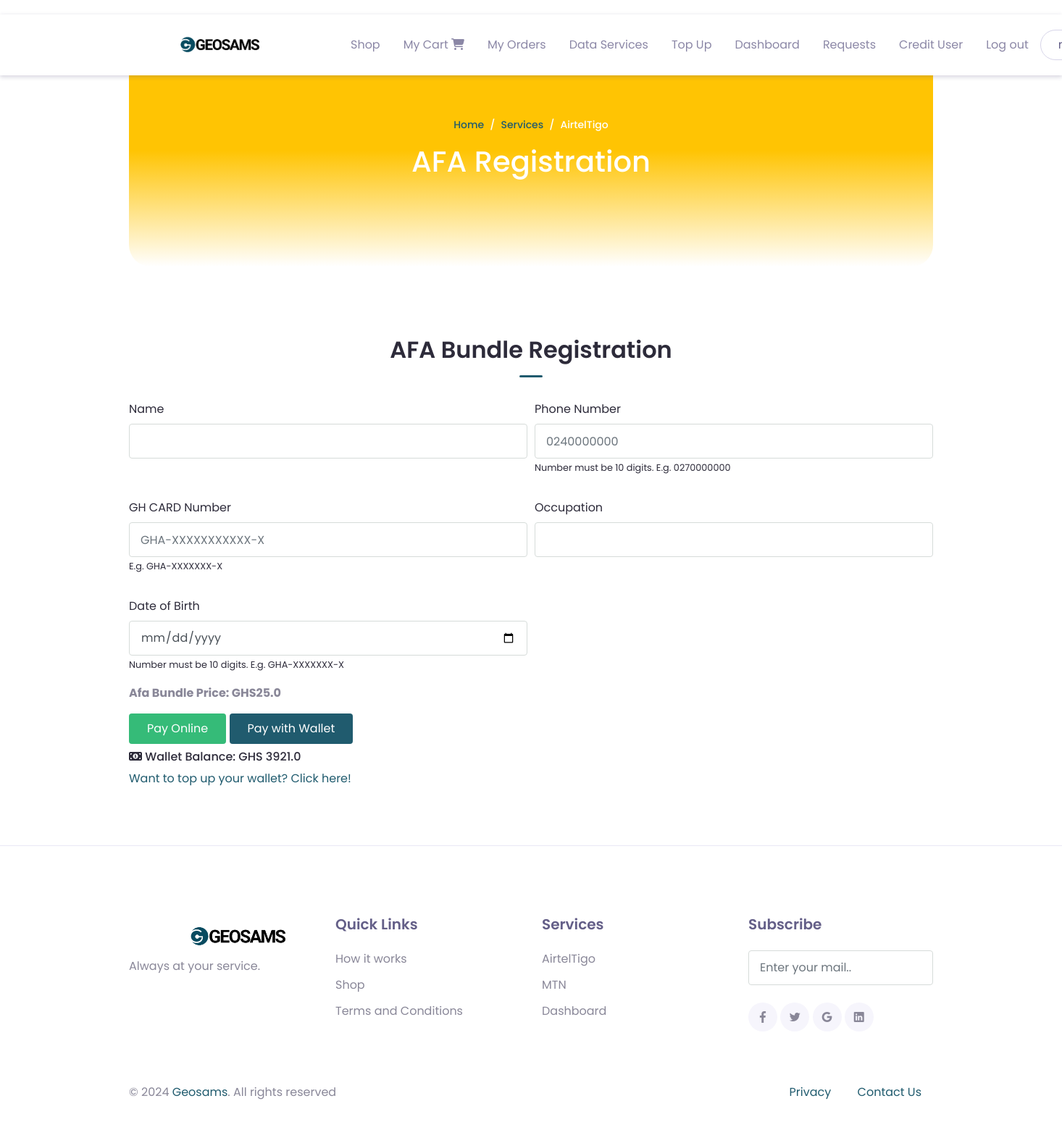
Page /services/afa/ (signed in) on the earlier database version.
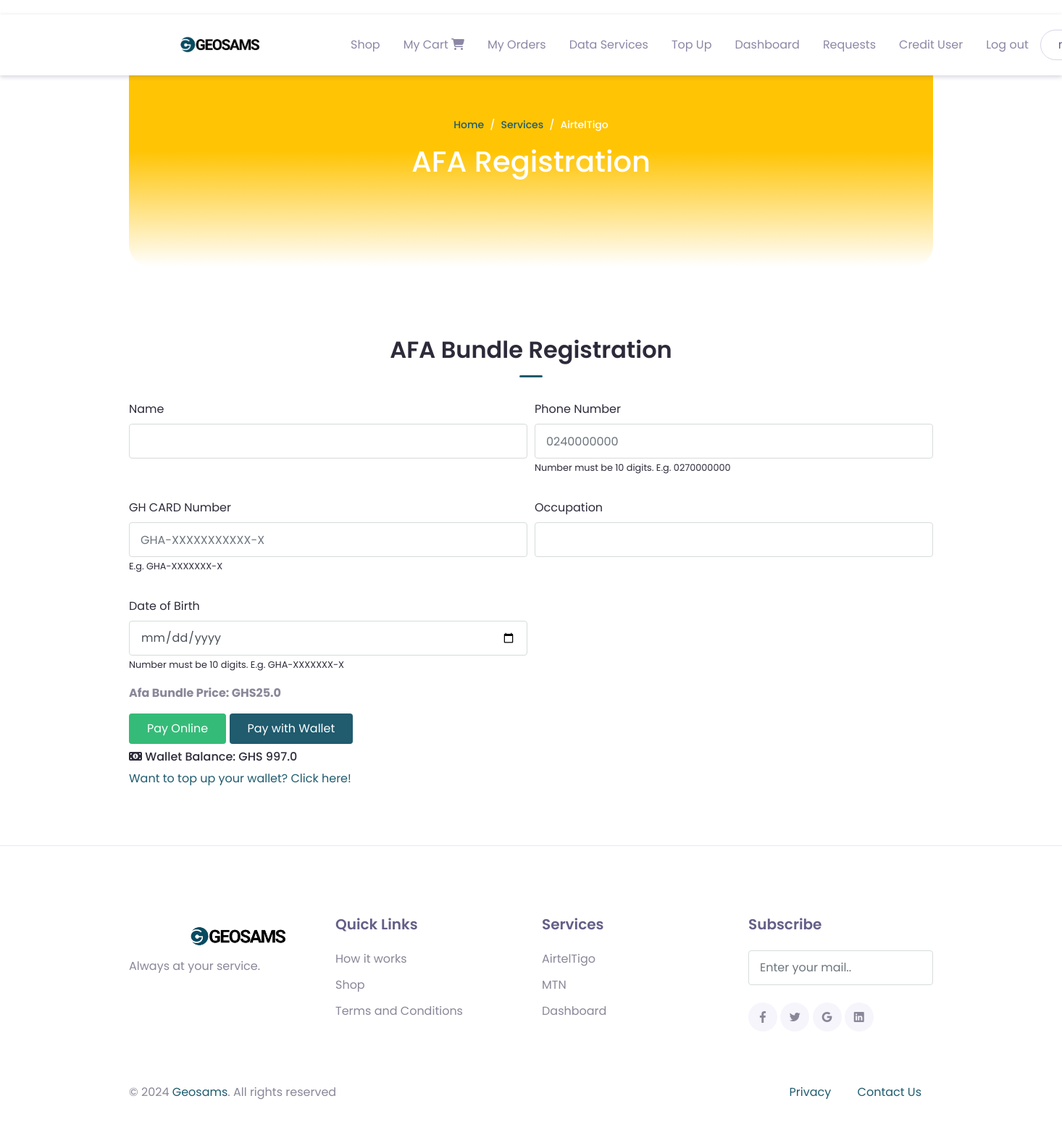
Same page on the later database version.
### intel_app/models.py (models this page shows)
class CustomUser(AbstractUser):
    first_name = models.CharField(max_length=100, null=False, blank=False)
    last_name = models.CharField(max_length=100, null=False, blank=False)
    username = models.CharField(max_length=100, null=False, blank=False, unique=True)
    email = models.EmailField(max_length=250, null=False, blank=False)
    phone = models.PositiveIntegerField(null=True, blank=True)
    wallet = models.FloatField(null=True, blank=True, default=0.0)
    choices = (
        ("User", "User"),
        ("Agent", "Agent"),
        ("Super Agent", "Super Agent")
    )
    status = models.CharField(max_length=250, null=False, blank=False, choices=choices, default="User")
    password1 = models.CharField(max_length=100, null=False, blank=False)
    password2 = models.CharField(max_length=100, null=False, blank=False)
    data_bundle_access = models.BooleanField(default=True, null=True, blank=True)
    def __str__(self):
        return self.username

### intel_app/views.py (the view, shortened to what this page needs)
# urls.py: path('services/afa/', views.afa_registration, name='afa'),
@ratelimit(key='ip', rate='10/m')
@login_required(login_url='login')
def afa_registration(request):
    user = models.CustomUser.objects.get(id=request.user.id)
    reference = helper.ref_generator()
    price = models.AdminInfo.objects.filter().first().afa_price
    if user.status == "Super Agent":
        price = models.AdminInfo.objects.filter().first().afa_super_agent_price
    user_email = request.user.email
    print(price)
    form = forms.AFARegistrationForm()
    context = {'form': form, 'ref': reference, 'price': price, "email": user_email,
               "wallet": 0 if user.wallet is None else user.wallet}
    return render(request, "layouts/services/afa.html", context=context)

### intel_app/forms.py
class AFARegistrationForm(forms.ModelForm):
    name = forms.CharField(widget=forms.TextInput(attrs={'class': 'form-control name'}))
    phone_number = forms.IntegerField(
        widget=forms.NumberInput(attrs={'class': 'form-control phone', 'placeholder': '0240000000'}))
    gh_card_number = forms.CharField(widget=forms.TextInput(attrs={'class': 'form-control card', 'placeholder': 'GHA-XXXXXXXXXXX-X'}))
    occupation = forms.CharField(widget=forms.TextInput(attrs={'class': 'form-control occ'}))
    date_of_birth = forms.CharField(
        widget=forms.DateInput(attrs={'class': 'form-control birth', 'type': 'date'}))
    class Meta:
        model = models.AFARegistration
        fields = ('name', 'phone_number', 'gh_card_number', 'occupation', 'date_of_birth')

### intel_app/helper.py (called while the page is built)
def ref_generator():
    now_time = datetime.now().strftime('%H%M%S')
    secret = secrets.token_hex(2)
    return f"{now_time}{secret}".upper()

### intel_app/templates/layouts/services/afa.html (shortened to what this page needs)
{% extends 'base.html' %}
  {% block content %}
  {% include 'inc/header.html' %}
  <header>
    {% include 'inc/header.html' %}
    <div class="container mt-5">
      <div class="page-banner" style="background: linear-gradient(to bottom, #FFC403, #FFC403, #ffffff);">
        <div class="row justify-content-center align-items-center h-100">
          <div class="col-md-6">
            <nav aria-label="Breadcrumb">
              <ul class="breadcrumb justify-content-center py-0 bg-transparent">
                <li class="breadcrumb-item"><a href="{% url 'home' %}">Home</a></li>
                <li class="breadcrumb-item active"><a href="{% url 'services' %}">Services</a></li>
                <li class="breadcrumb-item active">AirtelTigo</li>
              </ul>
            </nav>
            <h1 class="text-center">AFA Registration</h1>
          </div>
        </div>
      </div>
    </div>
  </header>
  <main>
    <div class="page-section" id="services">
      <div class="container">
          <div class="text-center">
              <h2 class="title-section">AFA Bundle Registration</h2>
              <div class="divider mx-auto"></div>
          </div>
          <div>
            <form method="post" id="tigoPaymentForm">
              <div class="form-row mb-3">
                <div class="form-group col-md-6">
                  <label for="phone">Name</label>
                  {{form.name}}
                </div>
                <div class="form-group col-md-6">
                  <label for="phone">Phone Number</label>
                  {{form.phone_number}}
                  <small>Number must be 10 digits. E.g. 0270000000</small>
                </div>
              </div>
              <div class="form-row mb-3">
                <div class="form-group col-md-6">
                  <label for="phone">GH CARD Number</label>
                  {{form.gh_card_number}}
                  <small>E.g. GHA-XXXXXXX-X</small>
                </div>
                <div class="form-group col-md-6">
                  <label for="inputPassword4">Occupation</label>
                  {{form.occupation}}
                </div>
              </div>
              <div class="form-row">
                <div class="form-group col-md-6">
                  <label for="phone">Date of Birth</label>
                  {{form.date_of_birth}}
                  <small>Number must be 10 digits. E.g. GHA-XXXXXXX-X</small>
                </div>
              </div>
              <p class="font-weight-bold">Afa Bundle Price: GHS{{price}}</p>
              <button type="submit" class="btn btn-success"> Pay Online</button>
              <button type="button" class="btn btn-primary pay-with-wallet">Pay with Wallet</button>
              <h6 class="mt-2"><i class="fa fa-money"></i> Wallet Balance: GHS {{wallet}}</h6>
                            <a href="{% url 'topup-info'%}">Want to top up your wallet? Click here!</a>
            </form>
          </div>
      </div>
  </div>
  </main>
  {% include 'inc/footer.html' %}
{% endblock %}

Differences in the rows shown:
changed CustomUser: wallet "3921.0" → "997.0"
